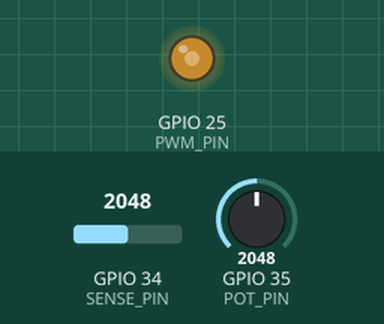
Recording of a sketch running on a simulated ESP32. Parts: output pins drawn as LEDs (lit = HIGH). The test bench sets the inputs (shaded band); at power-on: GPIO 35 (POT_PIN) = 2048, GPIO 34 (SENSE_PIN) = 2048 (analog values on the 0–4095 scale). Pins used as bus, display or sensor lines are not drawn; what the sketch prints to the serial monitor is not drawn.

Above: at 1.2 s.
1.3 s: GPIO 35 (POT_PIN) set to 2866
At 2.5 s:
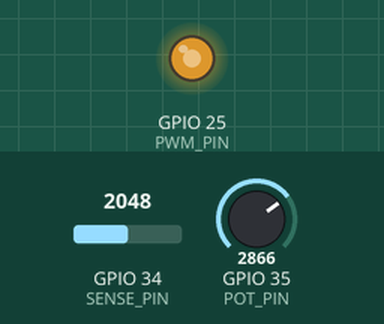
3.1 s: GPIO 35 (POT_PIN) set to 4095
At 4.0 s:
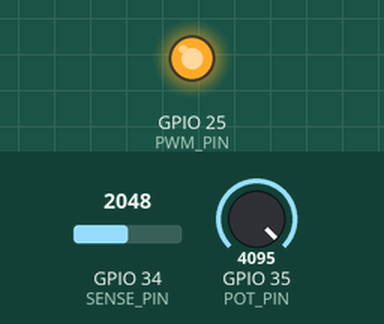
4.8 s: GPIO 35 (POT_PIN) set to 491
At 5.9 s:
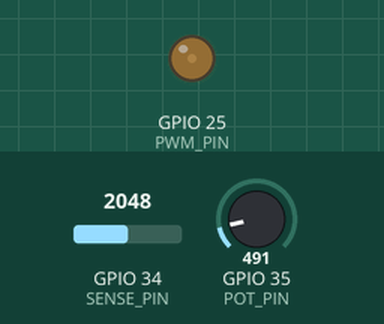
6.7 s: GPIO 35 (POT_PIN) set to 0
At 6.9 s:
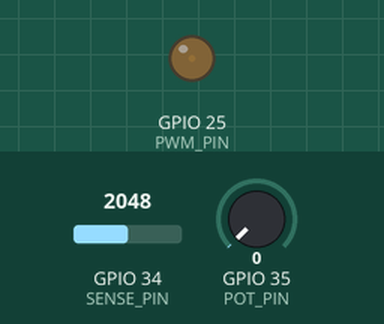
Timing chart, 0 to 9.4 s (numbered marks = the images above; inputs shaded):
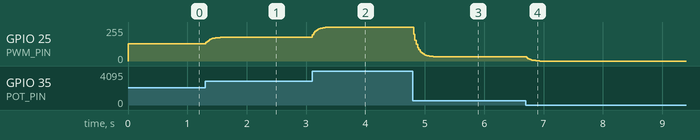

Measured:
- after the input at 1.3 s, GPIO 25 (PWM_PIN): moves from 128/255 to 178/255 over 0.31 s, starting at once
- after the input at 3.1 s, GPIO 25 (PWM_PIN): moves from 178/255 to 255/255 over 0.28 s, starting at once
- after the input at 4.8 s, GPIO 25 (PWM_PIN): moves from 255/255 to 31/255 over 0.39 s, starting at once
- after the input at 6.7 s, GPIO 25 (PWM_PIN): moves from 31/255 to 0/255 over 0.22 s, starting at once

The sketch:

ESP32_PWM_GPIO34.ino
```cpp
#include <Arduino.h>
#include <esp_arduino_version.h>
#include <esp_timer.h>
#include <freertos/FreeRTOS.h>
#include <freertos/queue.h>
#include <freertos/task.h>

namespace {
constexpr uint8_t POT_POWER_PIN = 26;
constexpr uint8_t POT_PIN = 35;
constexpr uint8_t PWM_PIN = 25;
constexpr uint8_t SENSE_PIN = 34;
constexpr bool REVERSE_KNOB = false;
constexpr uint32_t BAUD = 921600;
constexpr uint32_t PWM_HZ = 100;
constexpr uint8_t PWM_BITS = 10;
constexpr uint16_t MAX_DUTY = (1U << PWM_BITS) - 1;
constexpr uint32_t SAMPLE_US = 500;
constexpr size_t BLOCK_SIZE = 48;

struct Block {
  int64_t times[BLOCK_SIZE];
  uint32_t millivolts[BLOCK_SIZE];
  bool gap;
};

QueueHandle_t queue = nullptr;
TaskHandle_t sampler = nullptr;
esp_timer_handle_t timer = nullptr;
uint32_t sequence = 0;
uint32_t previousHello = 0;

void hello() {
  Serial.println(F("{\"type\":\"hello\",\"protocol\":1,\"device\":\"ESP32 Potentiometer PWM DSO\","
                   "\"channels\":[{\"name\":\"GPIO25 PWM via GPIO34\",\"unit\":\"V\"}]}"));
  previousHello = millis();
}

bool configurePwm() {
#if ESP_ARDUINO_VERSION_MAJOR >= 3
  return ledcAttach(PWM_PIN, PWM_HZ, PWM_BITS);
#else
  if (ledcSetup(0, PWM_HZ, PWM_BITS) <= 0) return false;
  ledcAttachPin(PWM_PIN, 0);
  return true;
#endif
}

void setDuty(uint16_t duty) {
#if ESP_ARDUINO_VERSION_MAJOR >= 3
  ledcWrite(PWM_PIN, duty);
#else
  ledcWrite(0, duty);
#endif
}

void requestSample(void *) {
  xTaskNotifyGive(sampler);
}

void acquire(void *) {
  Block block{};
  bool missingBlock = false;
  size_t count = 0;
  int64_t prevTime = 0;
  int64_t nextPot = 0;
  float pot = analogRead(POT_PIN);
  int previousDuty = -1;
  for (;;) {
    const uint32_t notifications = ulTaskNotifyTake(pdTRUE, portMAX_DELAY);
    const int64_t now = esp_timer_get_time();
    if (notifications > 1 || (prevTime && now - prevTime > SAMPLE_US * 4)) {
      count = 0;
      block.gap = true;
    }
    prevTime = now;
    if (now >= nextPot) {
      pot += 0.25f * (analogRead(POT_PIN) - pot);
      int position = constrain(static_cast<int>(pot + 0.5f), 0, 4095);
      if (REVERSE_KNOB) position = 4095 - position;
      const int duty = position <= 24 ? 0 : position >= 4071 ? MAX_DUTY
                                     : (position * MAX_DUTY + 2047) / 4095;
      if (duty != previousDuty) {
        setDuty(duty);
        previousDuty = duty;
      }
      nextPot = now + 20000;
    }
    block.times[count] = esp_timer_get_time();
    block.millivolts[count] = analogReadMilliVolts(SENSE_PIN);
    if (++count == BLOCK_SIZE) {
      block.gap = block.gap || missingBlock;
      missingBlock = xQueueSend(queue, &block, 0) != pdTRUE;
      count = 0;
      block.gap = false;
    }
  }
}

void send(const Block &block) {
  Serial.printf("{\"type\":\"samples\",\"seq\":%lu", static_cast<unsigned long>(sequence++));
  if (block.gap) Serial.print(F(",\"discontinuity\":true"));
  Serial.print(F(",\"times\":["));
  for (size_t i = 0; i < BLOCK_SIZE; ++i) {
    Serial.printf("%s%.6f", i ? "," : "", block.times[i] / 1000000.0);
  }
  Serial.print(F("],\"values\":["));
  for (size_t i = 0; i < BLOCK_SIZE; ++i) {
    // The equal 1 kΩ resistors halve GPIO25 voltage at GPIO34.
    Serial.printf("%s[%.4f]", i ? "," : "", block.millivolts[i] * 0.002);
  }
  Serial.println(F("]}"));
}

void fatal(const char *description) {
  Serial.println(description);
  for (;;) delay(1000);
}
}  // namespace

void setup() {
  Serial.begin(BAUD);
  pinMode(POT_POWER_PIN, OUTPUT);
  digitalWrite(POT_POWER_PIN, HIGH);
  pinMode(POT_PIN, INPUT);
  pinMode(SENSE_PIN, INPUT);
  analogReadResolution(12);
  analogSetPinAttenuation(POT_PIN, ADC_11db);
  analogSetPinAttenuation(SENSE_PIN, ADC_11db);
  if (!configurePwm()) fatal("Could not start 100 Hz PWM on GPIO25.");
  setDuty(0);
  queue = xQueueCreate(8, sizeof(Block));
  if (!queue || xTaskCreate(acquire, "capture", 4096, nullptr, 3, &sampler) != pdPASS) {
    fatal("Could not allocate PWM acquisition task.");
  }
  esp_timer_create_args_t args{};
  args.callback = requestSample;
  args.dispatch_method = ESP_TIMER_TASK;
  args.name = "scope_pwm";
  if (esp_timer_create(&args, &timer) != ESP_OK ||
      esp_timer_start_periodic(timer, SAMPLE_US) != ESP_OK) {
    fatal("Could not start PWM acquisition timer.");
  }
  hello();
}

void loop() {
  Block block;
  if (xQueueReceive(queue, &block, pdMS_TO_TICKS(20)) == pdTRUE) send(block);
  if (millis() - previousHello >= 2000) hello();
}
```
